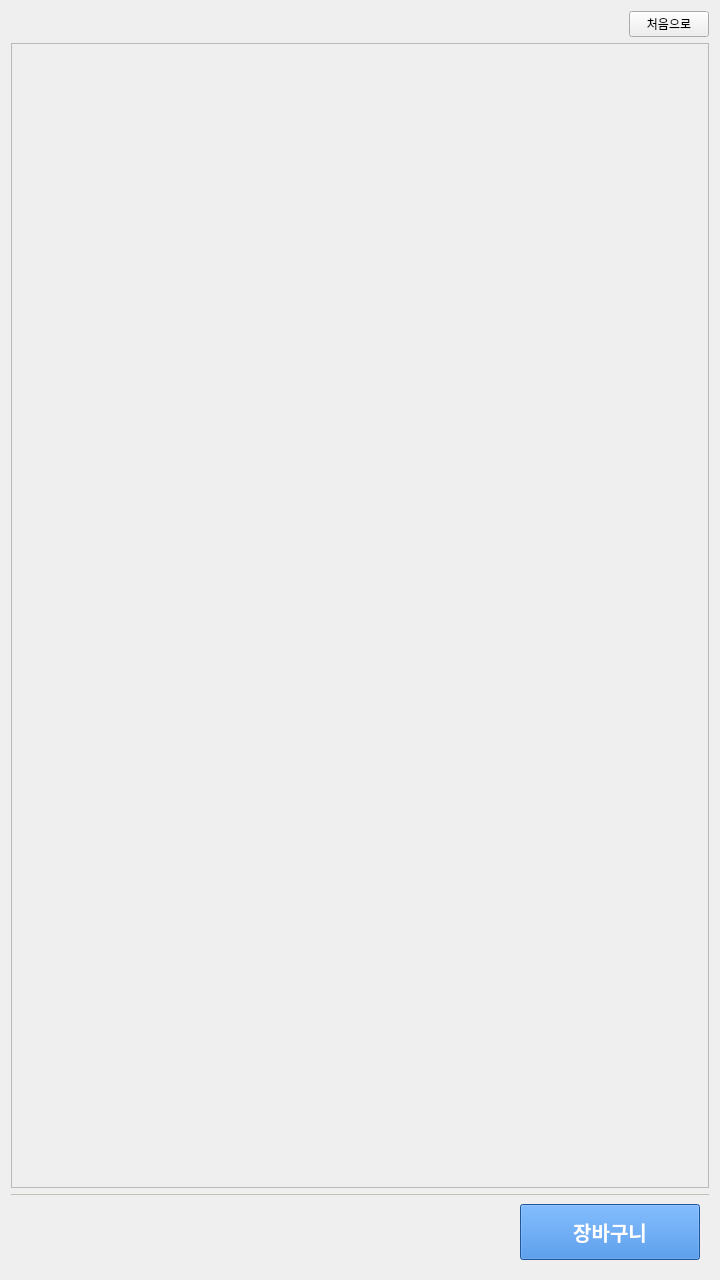
<?xml version="1.0" encoding="UTF-8"?>
<ui version="4.0">
 <class>MemberWidget</class>
 <widget class="QWidget" name="MemberWidget">
  <property name="geometry">
   <rect>
    <x>0</x>
    <y>0</y>
    <width>720</width>
    <height>1280</height>
   </rect>
  </property>
  <layout class="QVBoxLayout" name="layout" stretch="0,1,0">
   <item>
    <layout class="QHBoxLayout" name="header">
     <item>
      <widget class="QLabel" name="welcomeLabel">
       <property name="styleSheet">
        <string notr="true">font-size: 22px; font-weight: bold;</string>
       </property>
      </widget>
     </item>
     <item>
      <spacer name="headerStretch">
       <property name="orientation">
        <enum>Qt::Horizontal</enum>
       </property>
       <property name="sizeHint" stdset="0">
        <size>
         <width>0</width>
         <height>0</height>
        </size>
       </property>
      </spacer>
     </item>
     <item>
      <widget class="QPushButton" name="logoutButton">
       <property name="text">
        <string>처음으로</string>
       </property>
      </widget>
     </item>
    </layout>
   </item>
   <item>
    <widget class="QScrollArea" name="scrollArea">
     <property name="widgetResizable">
      <bool>true</bool>
     </property>
     <widget class="QWidget" name="productGrid">
      <property name="geometry">
       <rect>
        <x>0</x>
        <y>0</y>
        <width>696</width>
        <height>1100</height>
       </rect>
      </property>
     </widget>
    </widget>
   </item>
   <item>
    <widget class="QFrame" name="cartBar">
     <property name="styleSheet">
      <string notr="true">QFrame#cartBar { border-top: 1px solid #c3c2b7; }</string>
     </property>
     <layout class="QHBoxLayout" name="bar" stretch="1,0,0,0,0,0">
      <item>
       <widget class="QLabel" name="noticeLabel">
        <property name="styleSheet">
         <string notr="true">font-size: 14px; color: #52514e;</string>
        </property>
       </widget>
      </item>
      <item>
       <widget class="QLabel" name="totalQtyLabel">
        <property name="styleSheet">
         <string notr="true">font-size: 18px;</string>
        </property>
       </widget>
      </item>
      <item>
       <spacer name="qtySpacing">
        <property name="orientation">
         <enum>Qt::Horizontal</enum>
        </property>
        <property name="sizeType">
         <enum>QSizePolicy::Fixed</enum>
        </property>
        <property name="sizeHint" stdset="0">
         <size>
          <width>24</width>
          <height>0</height>
         </size>
        </property>
       </spacer>
      </item>
      <item>
       <widget class="QLabel" name="totalPriceLabel">
        <property name="styleSheet">
         <string notr="true">font-size: 22px; font-weight: bold;</string>
        </property>
       </widget>
      </item>
      <item>
       <spacer name="priceSpacing">
        <property name="orientation">
         <enum>Qt::Horizontal</enum>
        </property>
        <property name="sizeType">
         <enum>QSizePolicy::Fixed</enum>
        </property>
        <property name="sizeHint" stdset="0">
         <size>
          <width>24</width>
          <height>0</height>
         </size>
        </property>
       </spacer>
      </item>
      <item>
       <widget class="QPushButton" name="cartButton">
        <property name="minimumSize">
         <size>
          <width>180</width>
          <height>56</height>
         </size>
        </property>
        <property name="styleSheet">
         <string notr="true">font-size: 20px; font-weight: bold; background: #2a78d6; color: white;</string>
        </property>
        <property name="text">
         <string>장바구니</string>
        </property>
       </widget>
      </item>
     </layout>
    </widget>
   </item>
  </layout>
 </widget>
 <resources/>
 <connections/>
</ui>
